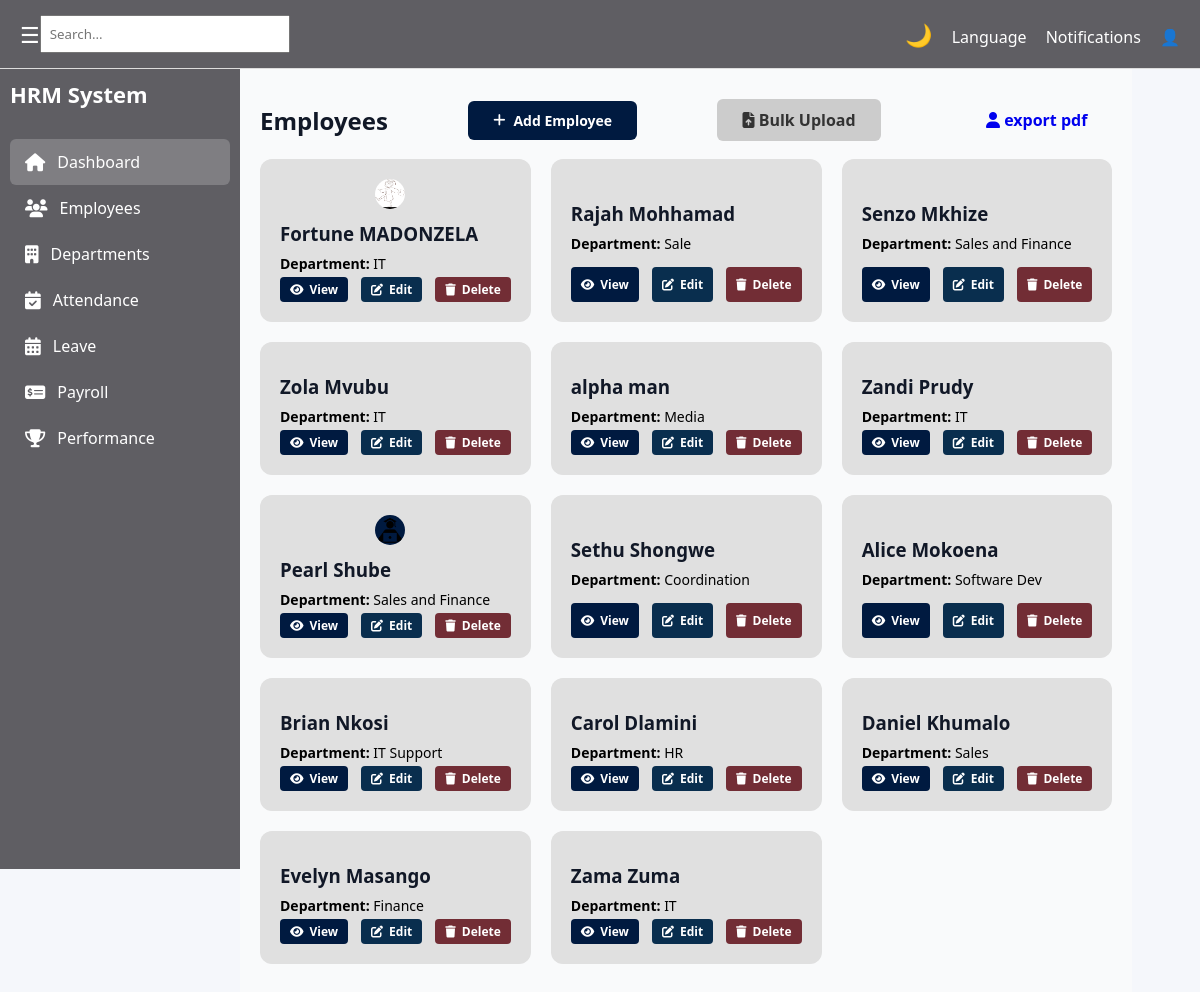
The app's page /hr/employees/ with its own data.
### hr/models.py (models this page shows, shortened)
class Employee(models.Model):
    user = models.OneToOneField(User, on_delete=models.CASCADE)
    department = models.ForeignKey(Department, on_delete=models.CASCADE)
    first_name = models.CharField(max_length=50)
    last_name = models.CharField(max_length=50)
    email = models.EmailField(unique=True)
    role = models.ForeignKey(Role, on_delete=models.CASCADE)
    date_joined = models.DateField(auto_now_add=True)
    profile_picture = models.ImageField(upload_to='employee_profiles/', blank=True, null=True) #media/employee_profiles/
    contract_copy = models.FileField(upload_to='employee_contracts/', blank=True, null=True) #media/employee_contracts/

class Department(models.Model):
    name = models.CharField(max_length=100)
    description = models.TextField(blank=True)
    def __str__(self):
        return self.name

### hr/views.py (the view)
# urls.py: path('employees/', EmployeesView.as_view(), name='employees'),
class EmployeesView(View):
    def get(self, request):
        template = loader.get_template('hr/pages/employees.html')
        employees = Employee.objects.all()
        context = {
            'employees': employees,
            'department_count': Department.objects.count(),
        }
        return HttpResponse(template.render(context, request))

### hr/templates/hr/pages/employees.html (shortened to what this page needs)
{% extends "hr/base/base.html" %}
{% block content %}
<section class="content">
            <div class="page-header">
                <h2>Employees</h2>
                <a href="{% url 'employee_create' %}" class="btn btn-primary">
                    <i class="fas fa-plus"></i> Add Employee
                </a>
                                <a href="{% url 'employee_bulk_upload' %}" class="btn btn-secondary">
    <i class="fas fa-file-upload"></i> Bulk Upload
</a>
<a href="{% url 'export_employee_profile' %}" class="btn btn-info">
    <i class="fas fa-user"></i> export pdf
</a>
            </div>
            <div class="employee-table">
               {% for employee in employees %}
                <div class="employee-card">
                    <div class="emp-photo">
                        {% if employee.profile_picture %}
                        <img src="{{ employee.profile_picture.url }}" alt="Profile Picture" class="employee-avatar">
                        {% endif %}
                    </div>
                    <div class="emp-info">
                        <h3>{{ employee.first_name }} {{ employee.last_name }}</h3>
                        <p><strong>Department:</strong> {{ employee.department }}</p>
                    </div>
                    <div class="employee-actions">
                        <a href="{% url 'employee_detail' employee.pk %}" class="btn btn-view">
                            <i class="fas fa-eye"></i> View
                        </a>
                        <a href="{% url 'employee_update' employee.pk %}" class="btn btn-edit">
                            <i class="fas fa-edit"></i> Edit
                        </a>
                        <a href="{% url 'employee_delete' employee.pk %}" class="btn btn-delete">
                            <i class="fas fa-trash"></i> Delete
                        </a>
                    </div>
                </div>
                {% empty %}
                <p>No employees found.</p>
                {% endfor %}
            </div>
        </section>
{% endblock %}

### hr/static/hr/css/global.css (style rules this page uses)
* { margin: 0; padding: 0; box-sizing: border-box; font-family: "Segoe UI", sans-serif; }
body { background: white; transition: background 0.3s, color 0.3s; }
.content { padding: 25px; color: #000; }
.content h1, .content p, .content .card, .content .box { color: #000; }
.employee-table { display: grid; grid-template-columns: repeat(3, 1fr); gap: 20px; }
.employee-card { display: grid; grid-template-columns: 1fr; background: #e0e0e0; padding: 20px; border-radius: 12px; transition: transform 0.3s, box-shadow 0.3s; }
.emp-photo { display: flex; justify-content: center; align-items: center; margin-bottom: 12px; }
.emp-info h3 { margin-bottom: 8px; }
.emp-info p, .emp-details p, .emp-actions p { font-size: 14px; color: black; margin-bottom: 4px; }
.page-header { display: flex; align-items: center; justify-content: space-between; gap: 12px; margin-bottom: 18px; flex-wrap: wrap; }
.employee-actions { display: flex; gap: 8px; flex-wrap: wrap; }
.employee-actions .btn, .employee-actions .btn-view, .employee-actions .btn-edit, .employee-actions .btn-delete { padding: 4px 10px; font-size: 12px; border-radius: 4px; }
.employee-actions .btn i, .employee-actions .btn-view i, .employee-actions .btn-edit i, .employee-actions .btn-delete i { font-size: 12px; }
.btn-view { background-color: #1f9d5a; color: #fff; border: none; padding: 6px 14px; font-size: 14px; border-radius: 5px; font-weight: 600; text-decoration: none; display: inline-flex; align-items: center; transition: background 0.3s; }
.btn-view i { margin-right: 6px; }
.btn-primary { padding: 12px 20px; background-color: #001a40; color: #fff; border: none; border-radius: 6px; font-weight: 600; text-decoration: none; display: inline-flex; align-items: center; gap: 8px; transition: all 0.3s ease; cursor: pointer; font-size: 14px; }
.btn-view { padding: 6px 12px; background-color: #001a40; color: #fff; border-radius: 6px; text-decoration: none; font-size: 0.9rem; transition: all 0.3s ease; font-weight: 500; }
.btn-edit { padding: 6px 12px; background-color: #28a745; color: #fff; border-radius: 6px; text-decoration: none; font-size: 0.9rem; transition: all 0.3s ease; margin-left: 5px; }
.btn-delete { padding: 6px 12px; background-color: #dc3545; color: #fff; border-radius: 6px; text-decoration: none; font-size: 0.9rem; transition: all 0.3s ease; margin-left: 5px; }
.btn { padding: 6px 10px; border: none; border-radius: 6px; cursor: pointer; }
body { margin: 0; font-family: "Segoe UI", sans-serif; height: 100vh; }
.btn-edit { background-color: #001a40; color: #fff; border: none; padding: 6px 14px; font-size: 14px; border-radius: 5px; font-weight: 600; text-decoration: none; display: inline-flex; align-items: center; transition: background 0.3s; }
.btn-edit i { margin-right: 6px; }
.btn-delete { background-color: #5a060fd0; color: #fff; border: none; padding: 6px 14px; font-size: 14px; border-radius: 5px; font-weight: 600; text-decoration: none; display: inline-flex; align-items: center; margin-left: 5px; transition: background 0.3s; }
.btn-delete i { margin-right: 6px; }

### hr/static/hr/css/attendance.css (style rules this page uses)
.btn-edit { padding: 6px 12px; background-color: #092e4e; color: #fff; border-radius: 6px; text-decoration: none; font-size: 0.9rem; transition: background 0.3s ease; }
.btn-primary { background-color:#001a40; color:white; border:none; cursor:pointer; font-weight:600; }
.btn-secondary { background-color:#6c757d; color:white; text-decoration:none; display:inline-block; }
.employee-avatar { display: inline-block; width: 30px; height: 30px; border-radius: 50%; background-color: #001a40; color: white; text-align: center; line-height: 30px; font-weight: bold; margin-right: 10px; }
.btn { padding: 10px 25px; border-radius: 6px; font-weight: 600; text-decoration: none; cursor: pointer; transition: 0.3s; }
.btn-primary { background-color: #001a40; color: #fff; border: none; }
.btn-secondary { background-color: #ccc; color: #333; border: none; }
h3 { margin-bottom: 20px; }

### hr/static/hr/css/performance.css (style rules this page uses)
.content { padding: 20px; }
.content { padding: 30px 20px; font-family: 'Segoe UI', Tahoma, Geneva, Verdana, sans-serif; color: #111827; background: #f9fafb; }
.page-header .btn { width:auto; }

### hr/static/hr/css/apply_leave.css (style rules this page uses)
body { background-color: #f5f7fb; font-family: Arial, Helvetica, sans-serif; }

### records on screen
Employee: profile_picture (picture), first_name "Fortune", last_name "MADONZELA", department "IT"
Employee: first_name "Rajah", last_name "Mohhamad", department "Sale"
Employee: first_name "Senzo", last_name "Mkhize", department "Sales and Finance"
Employee: first_name "Zola", last_name "Mvubu", department "IT"
Employee: first_name "alpha", last_name "man", department "Media"
Employee: first_name "Zandi", last_name "Prudy", department "IT"
Employee: profile_picture (picture), first_name "Pearl", last_name "Shube", department "Sales and Finance"
Employee: first_name "Sethu", last_name "Shongwe", department "Coordination"
Employee: first_name "Alice", last_name "Mokoena", department "Software Dev"
Employee: first_name "Brian", last_name "Nkosi", department "IT Support"
Employee: first_name "Carol", last_name "Dlamini", department "HR"
Employee: first_name "Daniel", last_name "Khumalo", department "Sales"
Employee: first_name "Evelyn", last_name "Masango", department "Finance"
Employee: first_name "Zama", last_name "Zuma", department "IT"
